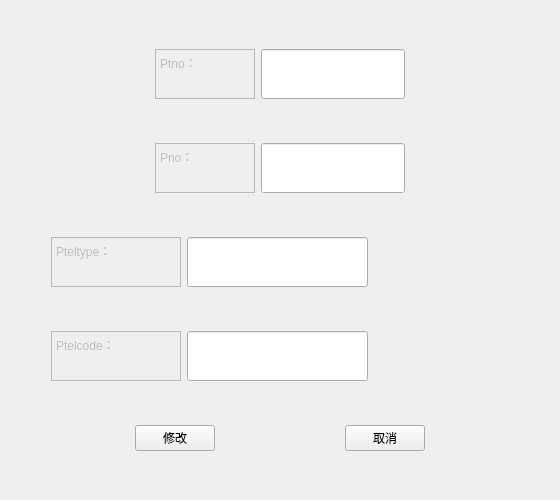
<?xml version="1.0" encoding="UTF-8"?>
<ui version="4.0">
 <class>PatientInfo</class>
 <widget class="QWidget" name="PatientInfo">
  <property name="windowModality">
   <enum>Qt::ApplicationModal</enum>
  </property>
  <property name="geometry">
   <rect>
    <x>0</x>
    <y>0</y>
    <width>560</width>
    <height>500</height>
   </rect>
  </property>
  <property name="minimumSize">
   <size>
    <width>560</width>
    <height>500</height>
   </size>
  </property>
  <property name="maximumSize">
   <size>
    <width>560</width>
    <height>500</height>
   </size>
  </property>
  <property name="windowTitle">
   <string>更新患者联系方式</string>
  </property>
  <layout class="QVBoxLayout" name="verticalLayout">
   <item>
    <layout class="QHBoxLayout" name="horizontalLayout">
     <item>
      <spacer name="horizontalSpacer_5">
       <property name="orientation">
        <enum>Qt::Horizontal</enum>
       </property>
       <property name="sizeHint" stdset="0">
        <size>
         <width>40</width>
         <height>20</height>
        </size>
       </property>
      </spacer>
     </item>
     <item>
      <widget class="QTextEdit" name="textEdit">
       <property name="enabled">
        <bool>false</bool>
       </property>
       <property name="sizePolicy">
        <sizepolicy hsizetype="Expanding" vsizetype="Fixed">
         <horstretch>0</horstretch>
         <verstretch>0</verstretch>
        </sizepolicy>
       </property>
       <property name="minimumSize">
        <size>
         <width>100</width>
         <height>50</height>
        </size>
       </property>
       <property name="maximumSize">
        <size>
         <width>100</width>
         <height>50</height>
        </size>
       </property>
       <property name="html">
        <string>&lt;!DOCTYPE HTML PUBLIC &quot;-//W3C//DTD HTML 4.0//EN&quot; &quot;http://www.w3.org/TR/REC-html40/strict.dtd&quot;&gt;
&lt;html&gt;&lt;head&gt;&lt;meta name=&quot;qrichtext&quot; content=&quot;1&quot; /&gt;&lt;style type=&quot;text/css&quot;&gt;
p, li { white-space: pre-wrap; }
&lt;/style&gt;&lt;/head&gt;&lt;body style=&quot; font-family:'SimSun'; font-size:9pt; font-weight:400; font-style:normal;&quot;&gt;
&lt;p style=&quot; margin-top:0px; margin-bottom:0px; margin-left:0px; margin-right:0px; -qt-block-indent:0; text-indent:0px;&quot;&gt;Ptno：&lt;/p&gt;&lt;/body&gt;&lt;/html&gt;</string>
       </property>
      </widget>
     </item>
     <item>
      <widget class="QLineEdit" name="ptnoEdit">
       <property name="sizePolicy">
        <sizepolicy hsizetype="Expanding" vsizetype="Preferred">
         <horstretch>0</horstretch>
         <verstretch>0</verstretch>
        </sizepolicy>
       </property>
       <property name="minimumSize">
        <size>
         <width>0</width>
         <height>50</height>
        </size>
       </property>
       <property name="maximumSize">
        <size>
         <width>16777215</width>
         <height>50</height>
        </size>
       </property>
       <property name="palette">
        <palette>
         <active>
          <colorrole role="Text">
           <brush brushstyle="SolidPattern">
            <color alpha="255">
             <red>120</red>
             <green>120</green>
             <blue>120</blue>
            </color>
           </brush>
          </colorrole>
         </active>
         <inactive>
          <colorrole role="Text">
           <brush brushstyle="SolidPattern">
            <color alpha="255">
             <red>120</red>
             <green>120</green>
             <blue>120</blue>
            </color>
           </brush>
          </colorrole>
         </inactive>
         <disabled>
          <colorrole role="Text">
           <brush brushstyle="SolidPattern">
            <color alpha="255">
             <red>120</red>
             <green>120</green>
             <blue>120</blue>
            </color>
           </brush>
          </colorrole>
         </disabled>
        </palette>
       </property>
      </widget>
     </item>
     <item>
      <spacer name="horizontalSpacer_6">
       <property name="orientation">
        <enum>Qt::Horizontal</enum>
       </property>
       <property name="sizeHint" stdset="0">
        <size>
         <width>40</width>
         <height>20</height>
        </size>
       </property>
      </spacer>
     </item>
    </layout>
   </item>
   <item>
    <layout class="QHBoxLayout" name="horizontalLayout_6">
     <item>
      <spacer name="horizontalSpacer_11">
       <property name="orientation">
        <enum>Qt::Horizontal</enum>
       </property>
       <property name="sizeHint" stdset="0">
        <size>
         <width>40</width>
         <height>20</height>
        </size>
       </property>
      </spacer>
     </item>
     <item>
      <widget class="QTextEdit" name="textEdit_6">
       <property name="enabled">
        <bool>false</bool>
       </property>
       <property name="sizePolicy">
        <sizepolicy hsizetype="Expanding" vsizetype="Fixed">
         <horstretch>0</horstretch>
         <verstretch>0</verstretch>
        </sizepolicy>
       </property>
       <property name="minimumSize">
        <size>
         <width>100</width>
         <height>50</height>
        </size>
       </property>
       <property name="maximumSize">
        <size>
         <width>100</width>
         <height>50</height>
        </size>
       </property>
       <property name="html">
        <string>&lt;!DOCTYPE HTML PUBLIC &quot;-//W3C//DTD HTML 4.0//EN&quot; &quot;http://www.w3.org/TR/REC-html40/strict.dtd&quot;&gt;
&lt;html&gt;&lt;head&gt;&lt;meta name=&quot;qrichtext&quot; content=&quot;1&quot; /&gt;&lt;style type=&quot;text/css&quot;&gt;
p, li { white-space: pre-wrap; }
&lt;/style&gt;&lt;/head&gt;&lt;body style=&quot; font-family:'SimSun'; font-size:9pt; font-weight:400; font-style:normal;&quot;&gt;
&lt;p style=&quot; margin-top:0px; margin-bottom:0px; margin-left:0px; margin-right:0px; -qt-block-indent:0; text-indent:0px;&quot;&gt;Pno：&lt;/p&gt;&lt;/body&gt;&lt;/html&gt;</string>
       </property>
      </widget>
     </item>
     <item>
      <widget class="QLineEdit" name="pnoEdit">
       <property name="sizePolicy">
        <sizepolicy hsizetype="Expanding" vsizetype="Preferred">
         <horstretch>0</horstretch>
         <verstretch>0</verstretch>
        </sizepolicy>
       </property>
       <property name="minimumSize">
        <size>
         <width>0</width>
         <height>50</height>
        </size>
       </property>
       <property name="maximumSize">
        <size>
         <width>16777215</width>
         <height>50</height>
        </size>
       </property>
       <property name="palette">
        <palette>
         <active>
          <colorrole role="Text">
           <brush brushstyle="SolidPattern">
            <color alpha="255">
             <red>120</red>
             <green>120</green>
             <blue>120</blue>
            </color>
           </brush>
          </colorrole>
         </active>
         <inactive>
          <colorrole role="Text">
           <brush brushstyle="SolidPattern">
            <color alpha="255">
             <red>120</red>
             <green>120</green>
             <blue>120</blue>
            </color>
           </brush>
          </colorrole>
         </inactive>
         <disabled>
          <colorrole role="Text">
           <brush brushstyle="SolidPattern">
            <color alpha="255">
             <red>120</red>
             <green>120</green>
             <blue>120</blue>
            </color>
           </brush>
          </colorrole>
         </disabled>
        </palette>
       </property>
      </widget>
     </item>
     <item>
      <spacer name="horizontalSpacer_12">
       <property name="orientation">
        <enum>Qt::Horizontal</enum>
       </property>
       <property name="sizeHint" stdset="0">
        <size>
         <width>40</width>
         <height>20</height>
        </size>
       </property>
      </spacer>
     </item>
    </layout>
   </item>
   <item>
    <layout class="QHBoxLayout" name="horizontalLayout_2">
     <item>
      <spacer name="horizontalSpacer_3">
       <property name="orientation">
        <enum>Qt::Horizontal</enum>
       </property>
       <property name="sizeType">
        <enum>QSizePolicy::Fixed</enum>
       </property>
       <property name="sizeHint" stdset="0">
        <size>
         <width>40</width>
         <height>20</height>
        </size>
       </property>
      </spacer>
     </item>
     <item>
      <widget class="QTextEdit" name="textEdit_2">
       <property name="enabled">
        <bool>false</bool>
       </property>
       <property name="sizePolicy">
        <sizepolicy hsizetype="Fixed" vsizetype="Fixed">
         <horstretch>0</horstretch>
         <verstretch>0</verstretch>
        </sizepolicy>
       </property>
       <property name="minimumSize">
        <size>
         <width>130</width>
         <height>50</height>
        </size>
       </property>
       <property name="maximumSize">
        <size>
         <width>130</width>
         <height>50</height>
        </size>
       </property>
       <property name="html">
        <string>&lt;!DOCTYPE HTML PUBLIC &quot;-//W3C//DTD HTML 4.0//EN&quot; &quot;http://www.w3.org/TR/REC-html40/strict.dtd&quot;&gt;
&lt;html&gt;&lt;head&gt;&lt;meta name=&quot;qrichtext&quot; content=&quot;1&quot; /&gt;&lt;style type=&quot;text/css&quot;&gt;
p, li { white-space: pre-wrap; }
&lt;/style&gt;&lt;/head&gt;&lt;body style=&quot; font-family:'SimSun'; font-size:9pt; font-weight:400; font-style:normal;&quot;&gt;
&lt;p style=&quot; margin-top:0px; margin-bottom:0px; margin-left:0px; margin-right:0px; -qt-block-indent:0; text-indent:0px;&quot;&gt;Pteltype：&lt;/p&gt;&lt;/body&gt;&lt;/html&gt;</string>
       </property>
      </widget>
     </item>
     <item>
      <widget class="QLineEdit" name="pteltypeEdit">
       <property name="sizePolicy">
        <sizepolicy hsizetype="Expanding" vsizetype="Preferred">
         <horstretch>0</horstretch>
         <verstretch>0</verstretch>
        </sizepolicy>
       </property>
       <property name="minimumSize">
        <size>
         <width>0</width>
         <height>50</height>
        </size>
       </property>
       <property name="maximumSize">
        <size>
         <width>16777215</width>
         <height>50</height>
        </size>
       </property>
       <property name="palette">
        <palette>
         <active>
          <colorrole role="Text">
           <brush brushstyle="SolidPattern">
            <color alpha="255">
             <red>0</red>
             <green>0</green>
             <blue>0</blue>
            </color>
           </brush>
          </colorrole>
         </active>
         <inactive>
          <colorrole role="Text">
           <brush brushstyle="SolidPattern">
            <color alpha="255">
             <red>0</red>
             <green>0</green>
             <blue>0</blue>
            </color>
           </brush>
          </colorrole>
         </inactive>
         <disabled>
          <colorrole role="Text">
           <brush brushstyle="SolidPattern">
            <color alpha="255">
             <red>120</red>
             <green>120</green>
             <blue>120</blue>
            </color>
           </brush>
          </colorrole>
         </disabled>
        </palette>
       </property>
      </widget>
     </item>
     <item>
      <spacer name="horizontalSpacer_4">
       <property name="orientation">
        <enum>Qt::Horizontal</enum>
       </property>
       <property name="sizeHint" stdset="0">
        <size>
         <width>40</width>
         <height>20</height>
        </size>
       </property>
      </spacer>
     </item>
    </layout>
   </item>
   <item>
    <layout class="QHBoxLayout" name="horizontalLayout_3">
     <item>
      <spacer name="horizontalSpacer">
       <property name="orientation">
        <enum>Qt::Horizontal</enum>
       </property>
       <property name="sizeType">
        <enum>QSizePolicy::Fixed</enum>
       </property>
       <property name="sizeHint" stdset="0">
        <size>
         <width>40</width>
         <height>20</height>
        </size>
       </property>
      </spacer>
     </item>
     <item>
      <widget class="QTextEdit" name="textEdit_3">
       <property name="enabled">
        <bool>false</bool>
       </property>
       <property name="sizePolicy">
        <sizepolicy hsizetype="Expanding" vsizetype="Fixed">
         <horstretch>0</horstretch>
         <verstretch>0</verstretch>
        </sizepolicy>
       </property>
       <property name="minimumSize">
        <size>
         <width>130</width>
         <height>50</height>
        </size>
       </property>
       <property name="maximumSize">
        <size>
         <width>130</width>
         <height>50</height>
        </size>
       </property>
       <property name="html">
        <string>&lt;!DOCTYPE HTML PUBLIC &quot;-//W3C//DTD HTML 4.0//EN&quot; &quot;http://www.w3.org/TR/REC-html40/strict.dtd&quot;&gt;
&lt;html&gt;&lt;head&gt;&lt;meta name=&quot;qrichtext&quot; content=&quot;1&quot; /&gt;&lt;style type=&quot;text/css&quot;&gt;
p, li { white-space: pre-wrap; }
&lt;/style&gt;&lt;/head&gt;&lt;body style=&quot; font-family:'SimSun'; font-size:9pt; font-weight:400; font-style:normal;&quot;&gt;
&lt;p style=&quot; margin-top:0px; margin-bottom:0px; margin-left:0px; margin-right:0px; -qt-block-indent:0; text-indent:0px;&quot;&gt;Ptelcode：&lt;/p&gt;&lt;/body&gt;&lt;/html&gt;</string>
       </property>
      </widget>
     </item>
     <item>
      <widget class="QLineEdit" name="ptelcodeEdit">
       <property name="sizePolicy">
        <sizepolicy hsizetype="Expanding" vsizetype="Preferred">
         <horstretch>0</horstretch>
         <verstretch>0</verstretch>
        </sizepolicy>
       </property>
       <property name="minimumSize">
        <size>
         <width>0</width>
         <height>50</height>
        </size>
       </property>
       <property name="maximumSize">
        <size>
         <width>16777215</width>
         <height>50</height>
        </size>
       </property>
      </widget>
     </item>
     <item>
      <spacer name="horizontalSpacer_2">
       <property name="orientation">
        <enum>Qt::Horizontal</enum>
       </property>
       <property name="sizeHint" stdset="0">
        <size>
         <width>40</width>
         <height>20</height>
        </size>
       </property>
      </spacer>
     </item>
    </layout>
   </item>
   <item>
    <layout class="QHBoxLayout" name="horizontalLayout_8">
     <item>
      <widget class="QPushButton" name="btn_update">
       <property name="sizePolicy">
        <sizepolicy hsizetype="Fixed" vsizetype="Fixed">
         <horstretch>0</horstretch>
         <verstretch>0</verstretch>
        </sizepolicy>
       </property>
       <property name="text">
        <string>修改</string>
       </property>
      </widget>
     </item>
     <item>
      <widget class="QPushButton" name="btn_quit">
       <property name="sizePolicy">
        <sizepolicy hsizetype="Fixed" vsizetype="Fixed">
         <horstretch>0</horstretch>
         <verstretch>0</verstretch>
        </sizepolicy>
       </property>
       <property name="text">
        <string>取消</string>
       </property>
      </widget>
     </item>
    </layout>
   </item>
  </layout>
 </widget>
 <resources/>
 <connections/>
</ui>
